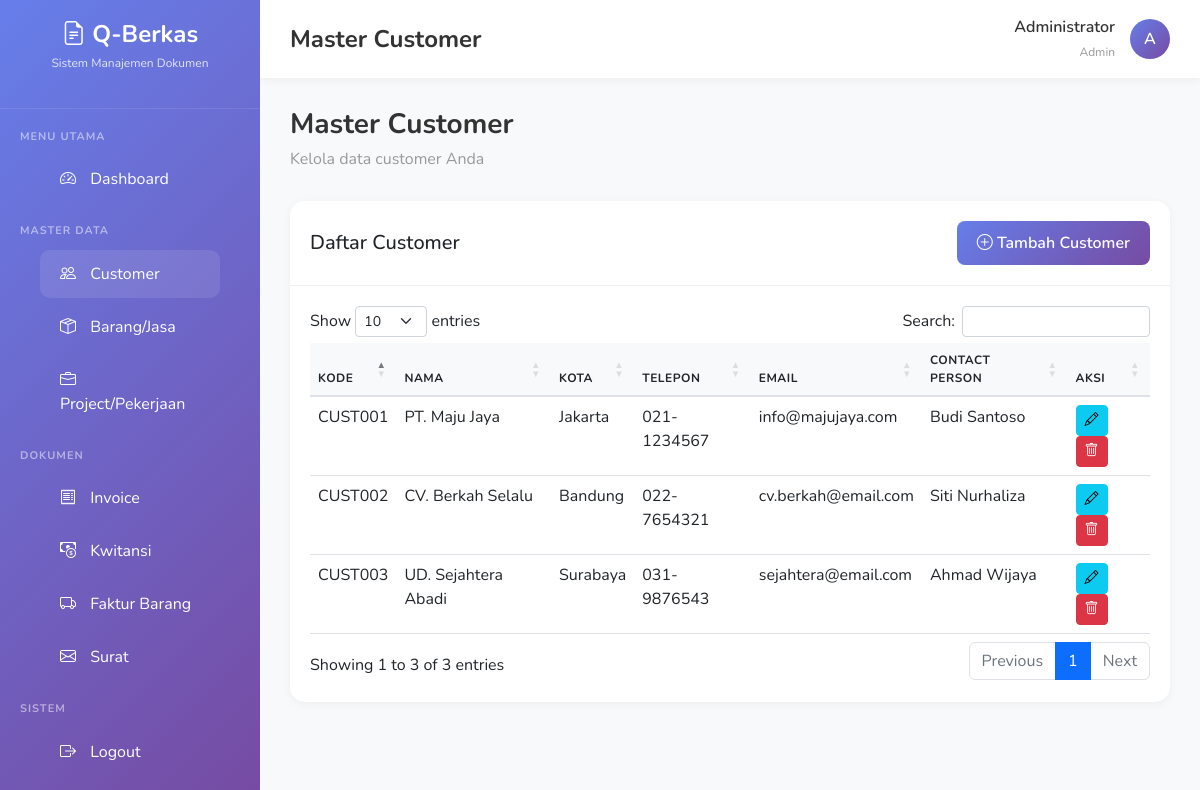
/customers.php (signed in), run on the app's committed database.
### tables this page shows
CREATE TABLE IF NOT EXISTS customers (
    id INT AUTO_INCREMENT PRIMARY KEY,
    code VARCHAR(20) UNIQUE NOT NULL,
    name VARCHAR(200) NOT NULL,
    address TEXT,
    city VARCHAR(100),
    phone VARCHAR(20),
    email VARCHAR(100),
    contact_person VARCHAR(100),
    notes TEXT,
    created_at TIMESTAMP DEFAULT CURRENT_TIMESTAMP,
    updated_at TIMESTAMP DEFAULT CURRENT_TIMESTAMP ON UPDATE CURRENT_TIMESTAMP
);

### customers.php (the view, shortened to what this page needs)
<?php
$db = new Database();
$conn = $db->getConnection();
$customers = [];
if ($conn) {
    try {
        $stmt = $conn->query("SELECT * FROM customers ORDER BY created_at DESC");
        $customers = $stmt->fetchAll();
    } catch (PDOException $e) {
        $error = "Gagal mengambil data customer: " . $e->getMessage();
    }
}
?>
<div class="page-heading">
    <h3>Master Customer</h3>
    <p>Kelola data customer Anda</p>
</div>
<div class="card">
    <div class="card-header d-flex justify-content-between align-items-center">
        <h5 class="mb-0">Daftar Customer</h5>
        <button type="button" class="btn btn-primary" data-bs-toggle="modal" data-bs-target="#addModal">
            <i class="bi bi-plus-circle"></i> Tambah Customer
        </button>
    </div>
    <div class="card-body">
        <div class="table-responsive">
            <table class="table table-hover datatable">
                <thead>
                    <tr>
                        <th>Kode</th>
                        <th>Nama</th>
                        <th>Kota</th>
                        <th>Telepon</th>
                        <th>Email</th>
                        <th>Contact Person</th>
                        <th>Aksi</th>
                    </tr>
                </thead>
                <tbody>
                    <?php foreach ($customers as $customer): ?>
                    <tr>
                        <td><?php echo htmlspecialchars($customer['code']); ?></td>
                        <td><?php echo htmlspecialchars($customer['name']); ?></td>
                        <td><?php echo htmlspecialchars($customer['city']); ?></td>
                        <td><?php echo htmlspecialchars($customer['phone']); ?></td>
                        <td><?php echo htmlspecialchars($customer['email']); ?></td>
                        <td><?php echo htmlspecialchars($customer['contact_person']); ?></td>
                        <td>
                            <button type="button" class="btn btn-sm btn-info" onclick="editCustomer(<?php echo htmlspecialchars(json_encode($customer)); ?>)">
                                <i class="bi bi-pencil"></i>
                            </button>
                            <button type="button" class="btn btn-sm btn-danger" onclick="deleteCustomer(<?php echo $customer['id']; ?>, '<?php echo htmlspecialchars($customer['name']); ?>')">
                                <i class="bi bi-trash"></i>
                            </button>
                        </td>
                    </tr>
                    <?php endforeach; ?>
                </tbody>
            </table>
        </div>
    </div>
</div>
<?php
include __DIR__ . '/app/views/layouts/main.php';
?>

### app/views/layouts/main.php (style rules this page uses)
:root { --primary-color: #667eea; --secondary-color: #764ba2; --sidebar-width: 260px; }
* { margin: 0; padding: 0; box-sizing: border-box; }
body { font-family: 'Nunito', sans-serif; background-color: #f8f9fa; }
.page-heading { margin-bottom: 30px; }
.page-heading h3 { font-weight: 700; color: #333; margin-bottom: 5px; }
.page-heading p { color: #999; margin: 0; }
.card { border: none; border-radius: 15px; box-shadow: 0 2px 10px rgba(0,0,0,0.05); margin-bottom: 20px; }
.card-header { background: white; border-bottom: 1px solid #f0f0f0; padding: 20px; font-weight: 700; border-radius: 15px 15px 0 0 !important; }
.card-body { padding: 20px; }
.btn-primary { background: linear-gradient(135deg, var(--primary-color) 0%, var(--secondary-color) 100%); border: none; border-radius: 8px; padding: 10px 20px; font-weight: 600; }
.table { border-collapse: separate; border-spacing: 0; }
.table thead th { background-color: #f8f9fa; font-weight: 700; text-transform: uppercase; font-size: 12px; letter-spacing: 0.5px; border-bottom: 2px solid #dee2e6; }

### data on the page
customers: code "CUST001", name "PT. Maju Jaya", city "Jakarta", phone "021-1234567", email "info@majujaya.com", contact_person "Budi Santoso"
customers: code "CUST002", name "CV. Berkah Selalu", city "Bandung", phone "022-7654321", email "cv.berkah@email.com", contact_person "Siti Nurhaliza"
customers: code "CUST003", name "UD. Sejahtera Abadi", city "Surabaya", phone "031-9876543", email "sejahtera@email.com", contact_person "Ahmad Wijaya"

### other printed values
$page_title "Master Customer"
$_SESSION['full_name'] "Administrator"
$_SESSION['role'] "Admin"
substr($_SESSION['full_name'] ?? 'U', 0, 1) "A"
